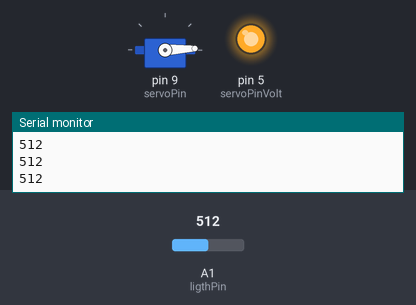
Simulated run of this sketch. Board: Arduino Uno, built with avr-gcc and run on an emulated ATmega328P. Shown: servo, output pins drawn as LEDs (lit = HIGH), the last lines printed to the serial monitor. The inputs (shaded band) are chosen by the test bench; at power-on: A1 (ligthPin) = 512.

Above: at 1.2 s.
1.3 s: A1 (ligthPin) set to 716
At 2.4 s:
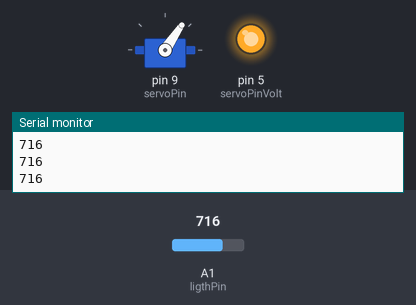
2.9 s: A1 (ligthPin) set to 900
At 3.9 s:
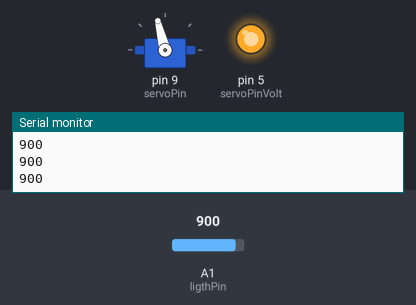
4.5 s: A1 (ligthPin) set to 1023
At 5.3 s:
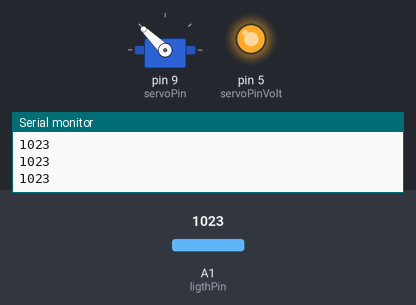
Timing chart, 0 to 7.5 s (numbered marks = the images above; inputs shaded):
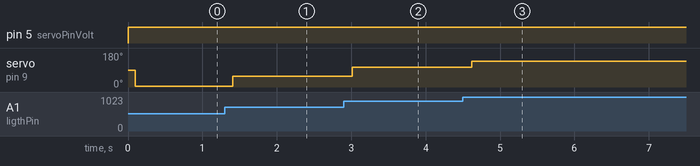

Measured:
- after the input at 1.3 s, servo on pin 9 (servoPin): 3° → 56° after 0.11 s
- after the input at 2.9 s, servo on pin 9 (servoPin): 56° → 104° after 0.11 s
- after the input at 4.5 s, servo on pin 9 (servoPin): 104° → 136° after 0.12 s

The sketch:

servoMotor.ino
```cpp
#include <Servo.h>

int servoPin = 9;
int servoPinVolt = 5;
float servoPos = 0;
Servo myServo;
int dt = 100;
int ligthPin = A1;
int ligthVal;


void setup() {
  // put your setup code here, to run once:
  myServo.attach(servoPin);
  pinMode(ligthPin, INPUT);
  pinMode(servoPinVolt, OUTPUT);
  Serial.begin(9600);
}

void loop() {
  // put your main code here, to run repeatedly:
  digitalWrite(servoPinVolt, 1);
  ligthVal = analogRead(ligthPin);
  Serial.println(ligthVal);
  delay(dt);
  servoPos = (170./650.)*(ligthVal-500.);
  myServo.write(servoPos);

}
```
